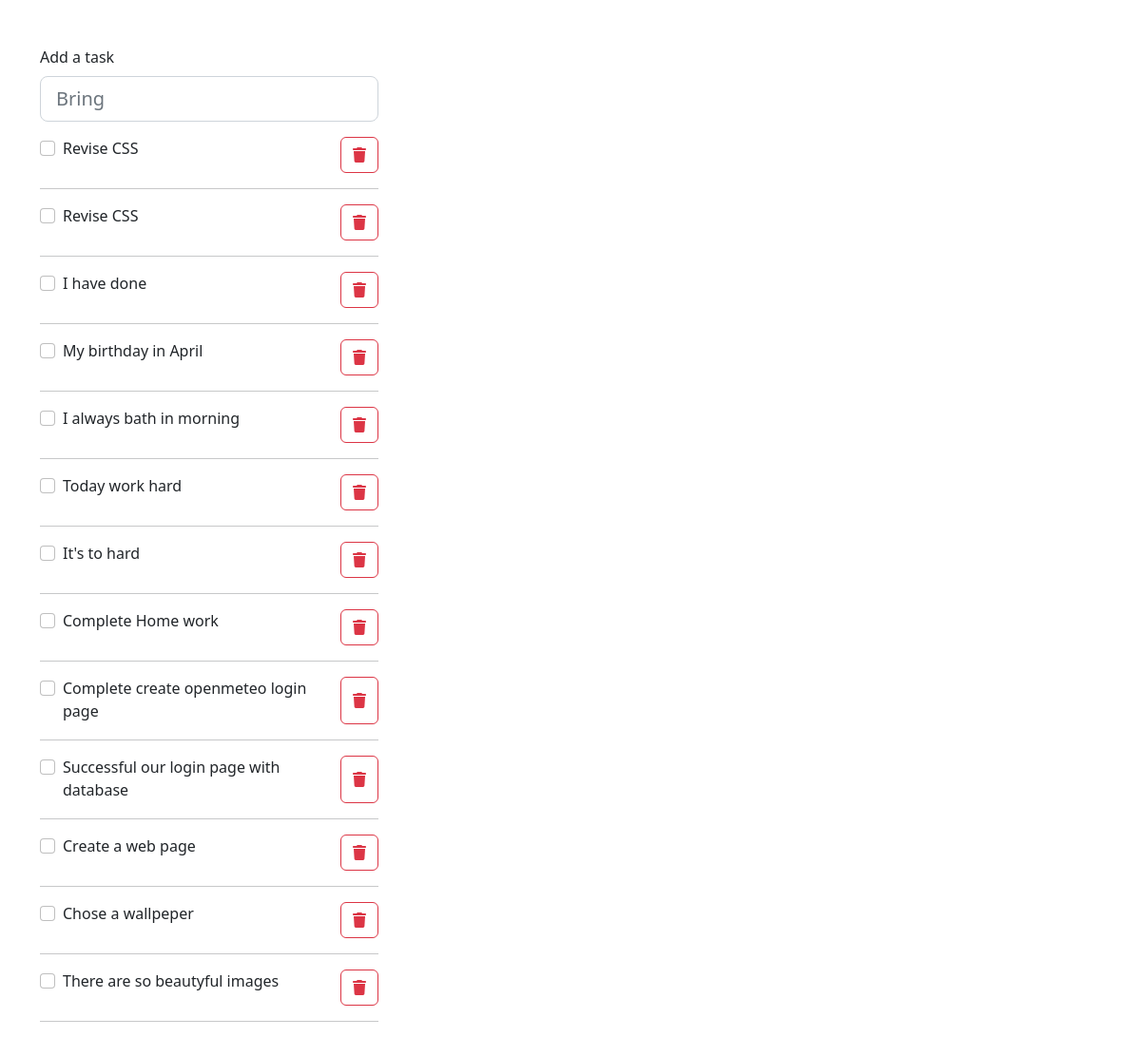
Before: / with the older database file.
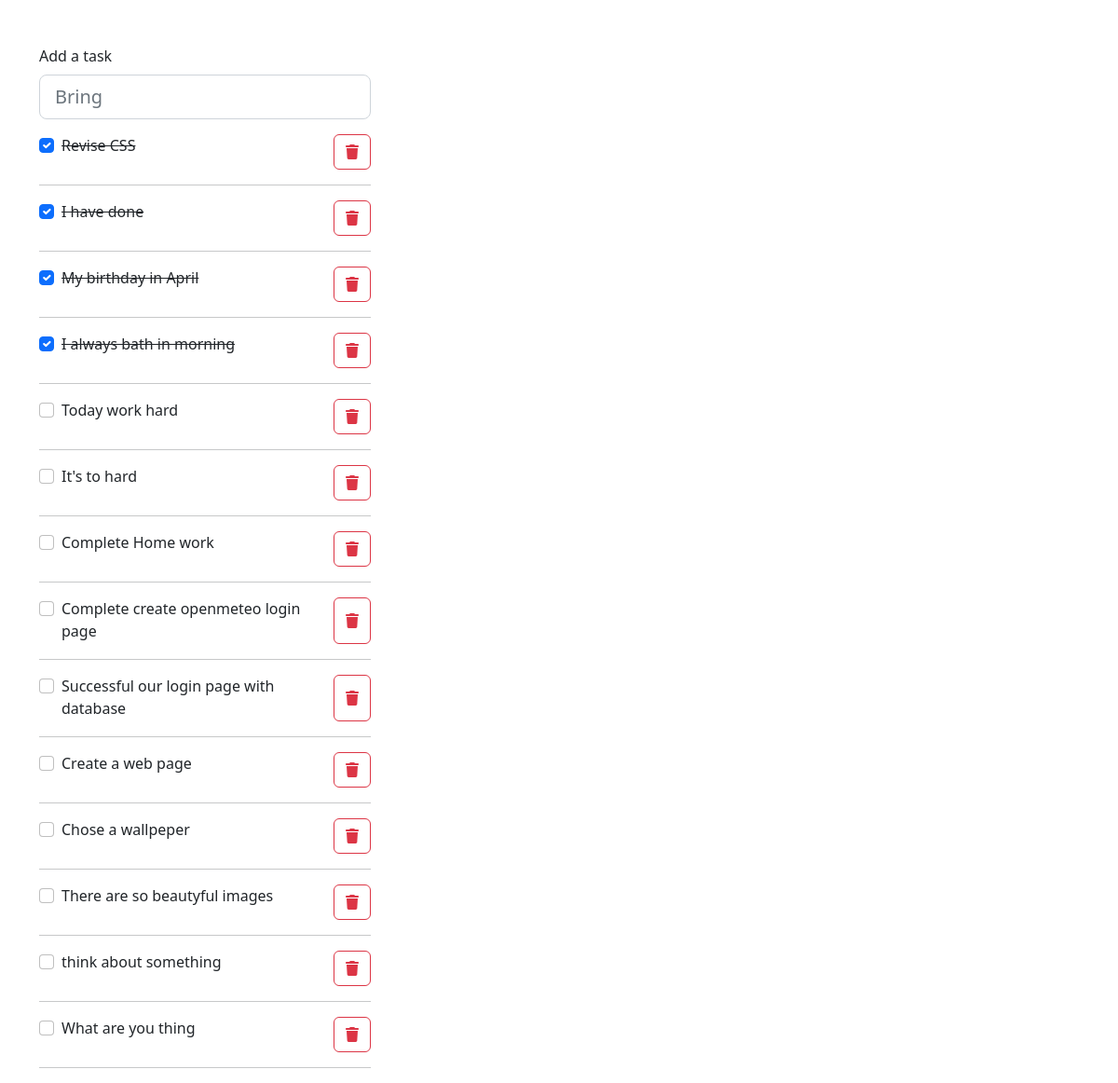
After: the same page with the newer database file.
### home/models.py (models this page shows, shortened)
class Task(models.Model):
    title = models.CharField(max_length=200)
    is_completed = models.BooleanField(default=False)
    create = models.DateTimeField(auto_now_add=True)

### home/views.py (the view)
# urls.py: path('', views.index, name="home"),
def index( request):
    context = {
        'task_list' : Task.objects.all()
    }
    return render(request, 'index.html',  context)

### templates/index.html (shortened to what this page needs)
<!doctype html>
<html lang="en">
<head>
  <link href="https://cdn.jsdelivr.net/npm/bootstrap@5.2.1/dist/css/bootstrap.min.css" rel="stylesheet"
>
    <link rel="stylesheet" href="https://cdnjs.cloudflare.com/ajax/libs/font-awesome/6.2.0/css/all.min.css"
 />
</head>
<body>
  <main>
     <div class="container">
      <div class="row">
        <div class="col-md-4">
          {% include 'todo_list.html' %}
        </div>
      </div>
     </div>
  </main>
</body>
</html>

### templates/todo_list.html (shortened to what this page needs)
<div id="todo-list" class="pt-5">
    <form class="d-flex" hx-post="{% url 'add' %}">
        <div class="col">
            <div class="mb-3">
                <label for="task" class="form-label">Add a task</label>
                <input type="text" name="task" id="task" class="form-control form-control-lg" placeholder="Bring">
            </div>
        </div>
    </form>
    <div class="col">
        {% for item in task_list %}
        <div class="d-flex justify-content-between">
            {% if item.is_completed %}
            <div class="form-check form-check-inline">
                <input class="form-check-input" type="checkbox" id="{{item.title}}" value="{{item.id}}"
                    hx-get="{% url 'update' item.id %}" checked>
                <label class="form-check-label" for="{{item.title}}">
                    <del>{{item.title}}</del>
                </label>
            </div>
            {% else %}
            <div class="form-check form-check-inline">
                <input class="form-check-input" type="checkbox" id="{{item.title}}" value="{{item.id}}"
                    hx-get="{% url 'update' item.id %}">
                <label class="form-check-label" for="{{item.title}}">{{item.title}}</label>
            </div>
            {% endif %}
            <button type="button" class="btn btn-outline-danger"   hx-get="{% url 'delete' item.id %}">
                <i class="fa fa-trash"></i>
            </button>
        </div>
        <hr>
        {% empty %}
        <div class="alert alert-warning" role="alert">
            Please enter a task
        </div>
        {% endfor %}
    </div>
</div>

Changed rows visible on the page:
removed Task: title "Revise CSS"
changed Task "Revise CSS": is_completed False → True (drawn); title "☐" → "☑"
changed Task "I have done": is_completed False → True (drawn); title "☐" → "☑"
changed Task "My birthday in April": is_completed False → True (drawn); title "☐" → "☑"
changed Task "I always bath in morning": is_completed False → True (drawn); title "☐" → "☑"
added Task: title "think about something"
added Task: title "What are you thing"
